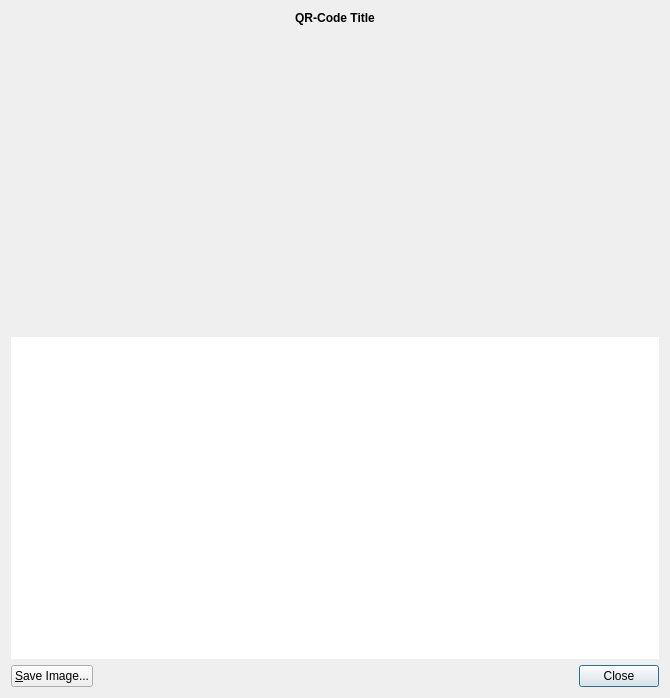
<?xml version="1.0" encoding="UTF-8"?>
<ui version="4.0">
 <class>QRDialog</class>
 <widget class="QDialog" name="QRDialog">
  <property name="geometry">
   <rect>
    <x>0</x>
    <y>0</y>
    <width>670</width>
    <height>698</height>
   </rect>
  </property>
  <layout class="QVBoxLayout" name="verticalLayout_3">
   <item>
    <widget class="QLabel" name="labelQRCodeTitle">
     <property name="font">
      <font>
       <weight>75</weight>
       <bold>true</bold>
      </font>
     </property>
     <property name="text">
      <string>QR-Code Title</string>
     </property>
     <property name="alignment">
      <set>Qt::AlignCenter</set>
     </property>
    </widget>
   </item>
   <item>
    <widget class="QRGeneralImageWidget" name="lblQRCode">
     <property name="sizePolicy">
      <sizepolicy hsizetype="Expanding" vsizetype="Fixed">
       <horstretch>0</horstretch>
       <verstretch>0</verstretch>
      </sizepolicy>
     </property>
     <property name="minimumSize">
      <size>
       <width>300</width>
       <height>300</height>
      </size>
     </property>
     <property name="toolTip">
      <string>QR Code</string>
     </property>
     <property name="textFormat">
      <enum>Qt::PlainText</enum>
     </property>
     <property name="alignment">
      <set>Qt::AlignCenter</set>
     </property>
     <property name="wordWrap">
      <bool>true</bool>
     </property>
    </widget>
   </item>
   <item>
    <widget class="QTextEdit" name="outUri">
     <property name="sizePolicy">
      <sizepolicy hsizetype="Expanding" vsizetype="Expanding">
       <horstretch>0</horstretch>
       <verstretch>0</verstretch>
      </sizepolicy>
     </property>
     <property name="minimumSize">
      <size>
       <width>0</width>
       <height>50</height>
      </size>
     </property>
     <property name="frameShape">
      <enum>QFrame::NoFrame</enum>
     </property>
     <property name="frameShadow">
      <enum>QFrame::Plain</enum>
     </property>
     <property name="tabChangesFocus">
      <bool>true</bool>
     </property>
     <property name="textInteractionFlags">
      <set>Qt::TextSelectableByKeyboard|Qt::TextSelectableByMouse</set>
     </property>
    </widget>
   </item>
   <item>
    <layout class="QHBoxLayout" name="horizontalLayout">
     <item>
      <widget class="QPushButton" name="button_saveImage">
       <property name="text">
        <string>&amp;Save Image...</string>
       </property>
       <property name="autoDefault">
        <bool>false</bool>
       </property>
      </widget>
     </item>
     <item>
      <spacer name="horizontalSpacer_2">
       <property name="orientation">
        <enum>Qt::Horizontal</enum>
       </property>
       <property name="sizeHint" stdset="0">
        <size>
         <width>40</width>
         <height>20</height>
        </size>
       </property>
      </spacer>
     </item>
     <item>
      <widget class="QDialogButtonBox" name="buttonBox">
       <property name="standardButtons">
        <set>QDialogButtonBox::Close</set>
       </property>
      </widget>
     </item>
    </layout>
   </item>
  </layout>
 </widget>
 <customwidgets>
  <customwidget>
   <class>QRGeneralImageWidget</class>
   <extends>QLabel</extends>
   <header>qt/qrdialog.h</header>
  </customwidget>
 </customwidgets>
 <resources/>
 <connections>
  <connection>
   <sender>buttonBox</sender>
   <signal>rejected()</signal>
   <receiver>QRDialog</receiver>
   <slot>reject()</slot>
   <hints>
    <hint type="sourcelabel">
     <x>452</x>
     <y>573</y>
    </hint>
    <hint type="destinationlabel">
     <x>243</x>
     <y>298</y>
    </hint>
   </hints>
  </connection>
  <connection>
   <sender>buttonBox</sender>
   <signal>accepted()</signal>
   <receiver>QRDialog</receiver>
   <slot>accept()</slot>
   <hints>
    <hint type="sourcelabel">
     <x>452</x>
     <y>573</y>
    </hint>
    <hint type="destinationlabel">
     <x>243</x>
     <y>298</y>
    </hint>
   </hints>
  </connection>
 </connections>
</ui>
